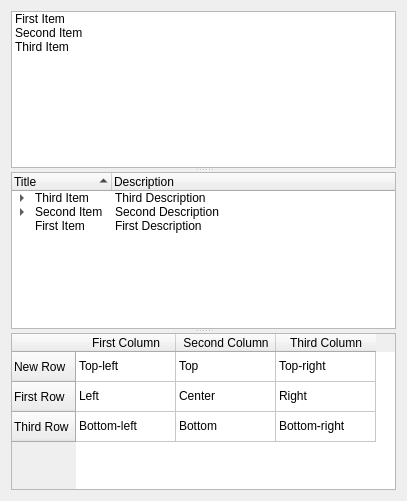
<?xml version="1.0" encoding="UTF-8"?>
<ui version="4.0">
 <class>ListDemoWidget</class>
 <widget class="QWidget" name="ListDemoWidget">
  <property name="geometry">
   <rect>
    <x>0</x>
    <y>0</y>
    <width>407</width>
    <height>501</height>
   </rect>
  </property>
  <layout class="QVBoxLayout" name="verticalLayout">
   <item>
    <widget class="QSplitter" name="splitter">
     <property name="orientation">
      <enum>Qt::Vertical</enum>
     </property>
     <widget class="QListWidget" name="listWidget">
      <property name="sortingEnabled">
       <bool>true</bool>
      </property>
      <item>
       <property name="text">
        <string>First Item</string>
       </property>
      </item>
      <item>
       <property name="text">
        <string>Second Item</string>
       </property>
      </item>
      <item>
       <property name="text">
        <string>Third Item</string>
       </property>
      </item>
     </widget>
     <widget class="QTreeWidget" name="treeWidget">
      <property name="sortingEnabled">
       <bool>true</bool>
      </property>
      <column>
       <property name="text">
        <string>Title</string>
       </property>
      </column>
      <column>
       <property name="text">
        <string>Description</string>
       </property>
      </column>
      <item>
       <property name="text">
        <string>Third Item</string>
       </property>
       <property name="text">
        <string>Third Description</string>
       </property>
       <item>
        <property name="text">
         <string>Third Subitem</string>
        </property>
        <property name="text">
         <string>Third Subitem Description</string>
        </property>
       </item>
      </item>
      <item>
       <property name="text">
        <string>Second Item</string>
       </property>
       <property name="text">
        <string>Second Description</string>
       </property>
       <item>
        <property name="text">
         <string>Second Subitem</string>
        </property>
        <property name="text">
         <string>Second Subitem Description</string>
        </property>
       </item>
       <item>
        <property name="text">
         <string>First Subitem</string>
        </property>
        <property name="text">
         <string>First Subitem Description</string>
        </property>
       </item>
      </item>
      <item>
       <property name="text">
        <string>First Item</string>
       </property>
       <property name="text">
        <string>First Description</string>
       </property>
      </item>
     </widget>
     <widget class="QTableWidget" name="tableWidget">
      <property name="sortingEnabled">
       <bool>true</bool>
      </property>
      <row>
       <property name="text">
        <string>New Row</string>
       </property>
      </row>
      <row>
       <property name="text">
        <string>First Row</string>
       </property>
      </row>
      <row>
       <property name="text">
        <string>Third Row</string>
       </property>
      </row>
      <column>
       <property name="text">
        <string>First Column</string>
       </property>
      </column>
      <column>
       <property name="text">
        <string>Second Column</string>
       </property>
      </column>
      <column>
       <property name="text">
        <string>Third Column</string>
       </property>
      </column>
      <item row="0" column="0">
       <property name="text">
        <string>Top-left</string>
       </property>
      </item>
      <item row="0" column="1">
       <property name="text">
        <string>Top</string>
       </property>
      </item>
      <item row="0" column="2">
       <property name="text">
        <string>Top-right</string>
       </property>
      </item>
      <item row="1" column="0">
       <property name="text">
        <string>Left </string>
       </property>
      </item>
      <item row="1" column="1">
       <property name="text">
        <string>Center</string>
       </property>
      </item>
      <item row="1" column="2">
       <property name="text">
        <string>Right</string>
       </property>
      </item>
      <item row="2" column="0">
       <property name="text">
        <string>Bottom-left</string>
       </property>
      </item>
      <item row="2" column="1">
       <property name="text">
        <string>Bottom</string>
       </property>
      </item>
      <item row="2" column="2">
       <property name="text">
        <string>Bottom-right</string>
       </property>
      </item>
     </widget>
    </widget>
   </item>
  </layout>
 </widget>
 <connections/>
</ui>
